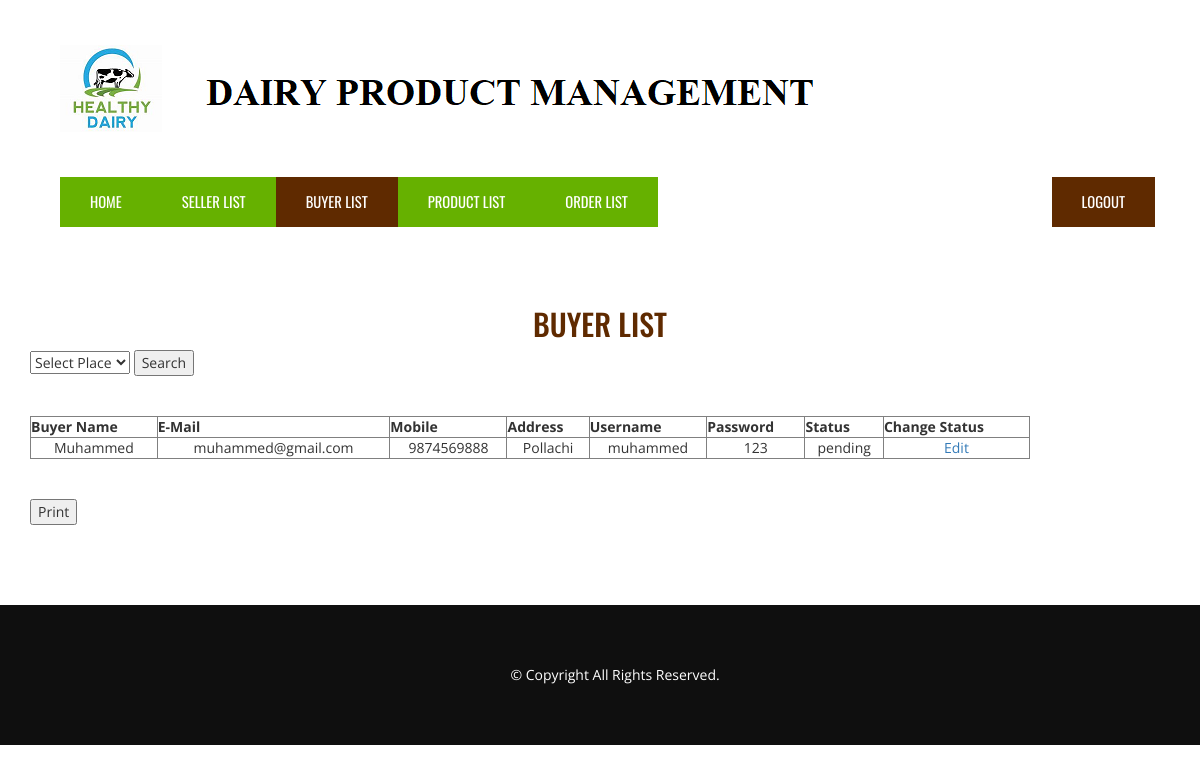
The page /admin-buyer-list-place.php?address=Pollachi on the database its author committed.
### tables this page shows
CREATE TABLE IF NOT EXISTS `buyer` (
  `id` int(10) NOT NULL AUTO_INCREMENT,
  `bname` varchar(25) NOT NULL,
  `email` varchar(25) NOT NULL,
  `mobile` bigint(25) NOT NULL,
  `address` varchar(25) NOT NULL,
  `username` varchar(25) NOT NULL,
  `password` varchar(25) NOT NULL,
  `status` varchar(25) NOT NULL,
  PRIMARY KEY (`id`),
  UNIQUE KEY `username` (`username`)
);

### admin-buyer-list-place.php (the view, shortened to what this page needs)
<?php
$address = $_REQUEST['address'];
$query = "select * from buyer where address='$address' order by id desc";
$data = mysql_query($query);
?>
<!DOCTYPE HTML>
<html lang="en-US">
<head>
	<link href="https://maxcdn.bootstrapcdn.com/bootstrap/3.3.6/css/bootstrap.min.css" rel="stylesheet">
	<link rel="stylesheet" href="https://maxcdn.bootstrapcdn.com/font-awesome/4.5.0/css/font-awesome.min.css">
	<link href='css/style.css' rel='stylesheet' type='text/css'>
	<link rel="stylesheet" type="text/css" href="css/settings.css" media="screen" />
</head>
<body>
	<header class="header">
		<div class="container">
			<div class="container-fluid">
				<div class="header-top">
					<div class="col-md-3 col-sm-4 hidden-xs logo">
						<a href=""><img src="img/logo.png" alt="" /></a>
					</div>
				</div>
			</div>
			<nav class="navbar navbar-default">
			  <div class="container-fluid">
				<div class="collapse navbar-collapse" id="navigation">
				  <ul class="nav navbar-nav">
					<li><a href="admin-dashboard.php">Home </a></li>
					<li><a href="admin-seller-list.php">Seller List</a></li>
					<li class="active"><a href="admin-buyer-list.php">Buyer List</a></li>
                    <li><a href="admin-product-list.php">Product List</a></li>
					<li><a href="admin-order-list.php">Order List</a></li>
				  </ul>
				  <ul class="nav navbar-nav navbar-right">
					<li class="get-a-quote"><a href="logout.php">Logout</a></li>
				  </ul>
				</div>
			  </div>
			</nav>
		</div>
	</header>
	<section class="blog">
		<div class="container">
			<h2>Buyer List</h2>
            <form method="post" action="admin-buyer-list-place.php">
        	<select name="address" required >
                          <option value="" >Select Place</option>
                        </select>
                        <input type="submit" value="Search">
        </form>
        <br><br>
			<div class="blog-posts">
            <table border="1" width="1000" cellpadding="10" cellspacing="10">
<tr align="center"><th align="center">Buyer Name</th>
<th align="center">E-Mail</th><th align="center">Mobile</th><th align="center">Address</th><th align="center">Username</th><th align="center">Password</th><th align="center">Status</th><th align="center">Change Status</th>
</tr>
<?php while($rec = mysql_fetch_array($data)) { ?>
<tr align="center">
<td> <?php echo $rec['bname']; ?> </td>
<td> <?php echo $rec['email']; ?> </td>
<td> <?php echo $rec['mobile']; ?> </td>
<td> <?php echo $rec['address']; ?> </td>
<td> <?php echo $rec['username']; ?> </td>
<td> <?php echo $rec['password']; ?> </td>
<td> <?php echo $rec['status']; ?> </td>
<td> <a href="buyer-status.php?id=<?php echo $rec['id']; ?>">Edit</a> </td>
</tr>
<?php } ?>
</table> <br><br>
<button onClick="myFunction()">Print</button>
			</div>
		</div>
	</section>
	<section class="footer">
		<div class="copyright text-center">
			<div class="container">
				<div class="row">
					<p class="copyright">&copy; Copyright All Rights Reserved.</p>
				</div>
			</div>
		</div>
	</section>
</body>
</html>

### css/style.css (style rules this page uses)
body,p,h1,h2,h3,h4,h5,h6 { font-family:'open sans' }
.logo { padding:25px 15px; }
@media screen and (max-width:1200px) and (min-width:992px) { ul.nav.navbar-nav li a { padding: 15px 30px !important; } }
div#navigation { border:none; }
nav.navbar.navbar-default { background:none; border:none; font-family: 'oswald'; font-size: 11pt; text-transform:uppercase; margin:0px; }
ul.nav.navbar-nav { background: #66b100; }
ul.nav.navbar-nav li a { color: #fff !important; }
ul.nav.navbar-nav li.active a { background: #5f2a00; }
ul.nav.navbar-nav li { transition:.2s all ease-in-out; }
ul.nav.navbar-nav li a { padding: 15px 45px; }
ul.nav.navbar-nav li.get-a-quote { background:#5f2a00; }
.header-top { padding: 20px 0px; display: table; width: 100%; }
section.blog { padding:80px 0px; }
section.blog h2 { font-family:'oswald'; color:#5f2a00; text-align:center; text-transform:uppercase; margin-top:0px; }
.copyright { background: #0f0f0f; color: #fff; padding: 30px; }
.copyright p { margin: 0px; }

### rows shown on the page
buyer: bname "Muhammed", email "muhammed@gmail.com", mobile "9874569888", address "Pollachi", username "muhammed", password "123", status "pending"
